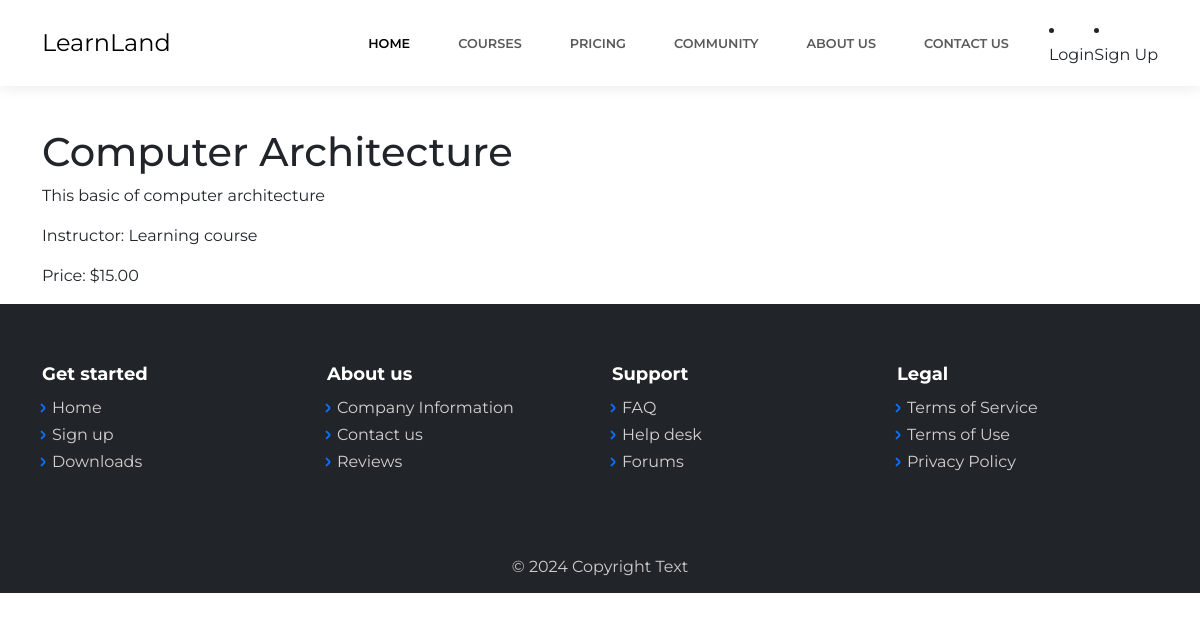
/courses/2/, run on the app's committed database.
### courses/models.py (models this page shows, shortened)
class Course(models.Model):
    title = models.CharField(max_length=200)
    description = models.TextField()
    longdescription=models.TextField(default='Learning course')
    instructor = models.CharField(max_length=100,default='AI')
    price = models.DecimalField(max_digits=6, decimal_places=2,default=15)
    students = models.ManyToManyField(User, through='Enrollment', related_name='enrolled_courses')

### courses/views.py (the view)
# urls.py: path('courses/<int:course_id>/', views.course_detail, name='course_detail'),
def course_detail(request, course_id):
    course = get_object_or_404(Course, id=course_id)
    return render(request, 'course_detail.html', {'course': course})

### courses/templates/course_detail.html (shortened to what this page needs)
{% extends "base.html" %}
{% block content %}
<!DOCTYPE html>
<html data-bs-theme="light" lang="en">
<div class="container mt-5">
    <h1>{{ course.title }}</h1>
    <p>{{ course.description }}</p>
    <p>Instructor: {{ course.longdescription }}</p>
    <p>Price: ${{ course.price }}</p>
</div>
{% endblock %}

### courses/templates/base.html (style rules this page uses)
body { padding-top: 80px; }

### data on the page
Course: title "Computer Architecture", description "This basic of computer architecture", longdescription "Learning course", price "15.00"
